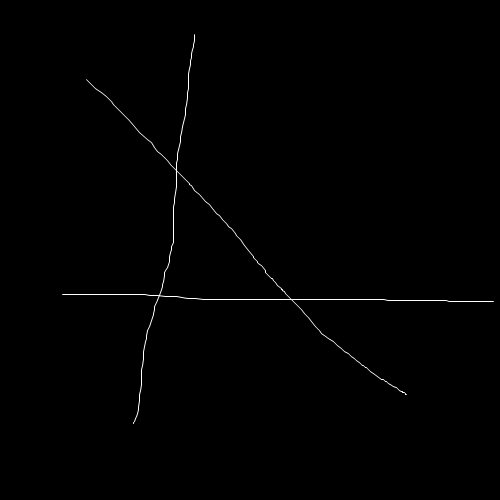
#> input picture imgs/vstup.png, 500 x 500 px, given in place of 192.168.0.150:8081, which was not available
$ python ocv.py
#> lines starting #> are read from the running program, lines starting #| are printed output that depends on the picture; after the words box and inside, x2 and y2 are one past the last pixel; in counts of white or black regions, pixels touching at a corner belong together; pictures that were not available may be replaced by others from this repository, and a replacement may not be noted
import cv2
import numpy as np

def nothing(x):
    pass

def getContour(img,img_cont):
    contours,_ = cv2.findContours(img,cv2.RETR_EXTERNAL,cv2.CHAIN_APPROX_NONE)


    for cnt in contours:
        area = cv2.contourArea(cnt)
        area_trackbar = cv2.getTrackbarPos("Area","Parameters")
        if area > area_trackbar:
            cv2.drawContours(img_cont,cnt,-1,(255,0,255),7)
            arc = cv2.arcLength(cnt,True)
            approx = cv2.approxPolyDP(cnt,0.02*arc,True)
            x = approx.ravel()[0]
            y = approx.ravel()[1] - 5
            print(len(approx))
            if len(approx) == 4:
                x1,y1,w,h = cv2.boundingRect(approx)
                aspect_ratio = float(w) / float(h)
                #print(aspect_ratio)
                if aspect_ratio >= 0.70 and aspect_ratio <= 1.30:
                    cv2.putText(img_cont, "Square", (x, y),
                    cv2.FONT_HERSHEY_COMPLEX,.7,(0,255,0),2)
                else:
                    cv2.putText(img_cont, "Rectangle", (x, y),
                    cv2.FONT_HERSHEY_COMPLEX,.7,(0,255,0),2)
            elif len(approx) == 3:
                cv2.putText(img_cont, "Triangle", (x, y),
                cv2.FONT_HERSHEY_COMPLEX,.7,(0,255,0),2)
            elif len(approx) == 5:
                cv2.putText(img_cont, "Pentagon", (x, y),
                cv2.FONT_HERSHEY_COMPLEX,.7,(0,255,0),2)
            elif len(approx) == 10:
                cv2.putText(img_cont, "Star", (x, y),
                cv2.FONT_HERSHEY_COMPLEX,.7,(0,255,0),2)
            else:
                cv2.putText(img_cont, "Circle", (x, y),
                cv2.FONT_HERSHEY_COMPLEX,.7,(0,255,0),2)


def get_greyscale_mask(image):
    img_gs_blur = cv2.GaussianBlur(resize,(7,7),1)
    img_gray = cv2.cvtColor(img_gs_blur,cv2.COLOR_BGR2GRAY)


    threshhold1 = cv2.getTrackbarPos("Threshhold1","Parameters")
    threshhold2 = cv2.getTrackbarPos("Threshhold2","Parameters")
    img_canny = cv2.Canny(img_gray,threshhold1,threshhold2)

    # zvyraznenie hran v canny filt
    kernel = np.ones((5,5))
    img_dilatation = cv2.dilate(img_canny,kernel,iterations=1)

    return img_dilatation

# [50 lines left out: function get_hsv_mask, not called in this run]

# Enable camera
url_mates = 'http://192.168.0.150:8081'
url_marek = 'http://192.168.1.10:8080/video'
cap = cv2.VideoCapture(url_mates)

cv2.namedWindow("Parameters")
cv2.resizeWindow("Parameters",640,240)
cv2.createTrackbar("Threshhold1","Parameters",22,255,nothing)
cv2.createTrackbar("Threshhold2","Parameters",210,225,nothing)
cv2.createTrackbar("Area","Parameters",0,30000,nothing)

cv2.namedWindow("TB")
cv2.createTrackbar("L-H", "TB", 0 , 180, nothing)
cv2.createTrackbar("L-S", "TB", 68 , 255, nothing)
cv2.createTrackbar("L-V", "TB", 154 , 255, nothing)
cv2.createTrackbar("U-H", "TB", 180 , 180, nothing)
cv2.createTrackbar("U-S", "TB", 255 , 255, nothing)
cv2.createTrackbar("U-V", "TB", 255 , 255, nothing)

switch = 0
blue_hsv = 0
red_hsv = 0
yellow_hsv = 0
green_hsv = 0
test_hsv = 0

while True:
    ret, frame = cap.read()
#> frame is the input picture: shape (500, 500, 3); min 0, max 255, mean 1.2
    temp = cv2.resize(frame,(640,480))
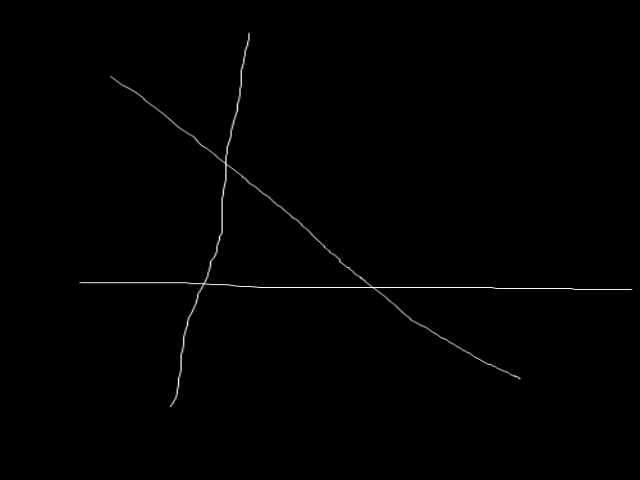
#> temp: shape (480, 640, 3); min 0, max 253, mean 1.2

    resize = temp[150:150+330, 0:0+640]
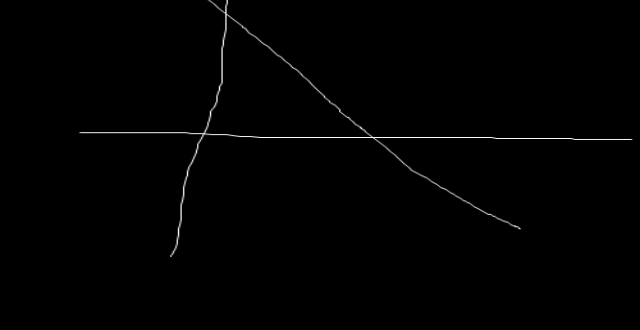
#> resize: shape (330, 640, 3); min 0, max 253, mean 1.4

    if frame is None:
        print("cam je odpojena")
        break
    img_cont = resize.copy()


    if switch == 0:
        img_dil = get_greyscale_mask(resize)
#> in get_greyscale_mask, `img_canny = cv2.Canny(img_gray,threshhold1,threshhold2)`:
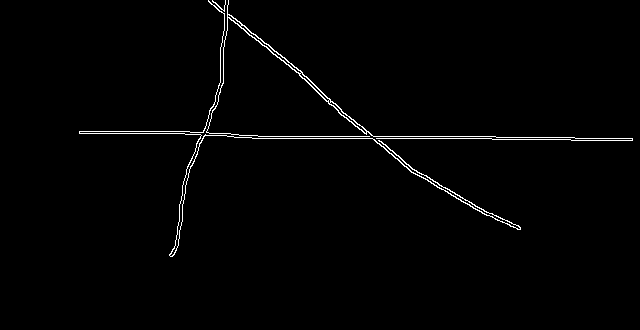
#> img_canny: shape (330, 640); 1.3% white in thin lines or dots, all inside (x1, y1, x2, y2) = (79, 0, 633, 257)
#> in get_greyscale_mask, `img_dilatation = cv2.dilate(img_canny,kernel,iterations=1)`:
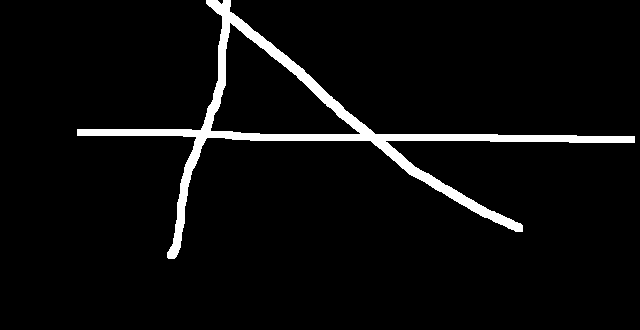
#> img_dilatation: shape (330, 640); 4.6% white; 1 white region
    if switch == 1:
        img_dil = get_hsv_mask(resize)


    # kontury
    getContour(img_dil,img_cont)
#> in getContour, `contours,_ = cv2.findContours(img,cv2.RETR_EXTERNAL,cv2.CHAIN_APPROX_N..`: contours = 1 contour; box (x1, y1, x2, y2) and area: (77, 0, 635, 259) 16944
#> in getContour, `area = cv2.contourArea(cnt)`: area = 16943.5
#> in getContour, `arc = cv2.arcLength(cnt,True)`: arc = 1957.2
#> in getContour, `approx = cv2.approxPolyDP(cnt,0.02*arc,True)`: approx = contour of 11 points, box (x1, y1, x2, y2) (77, 0, 635, 259), area 15190
#> in getContour, `x = approx.ravel()[0]`: x = 77
#> in getContour, `y = approx.ravel()[1] - 5`: y = 124
#| 11
#> in getContour, `cv2.putText(img_cont, "Circle", (x, y), cv2.FONT_HERSHEY_COMPLEX,.7,(0..`:
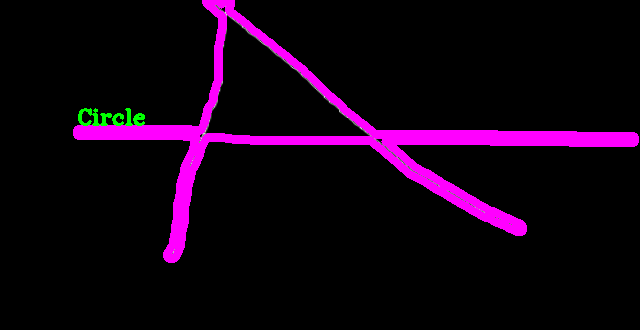
#> img_cont: shape (330, 640, 3); mean B, G, R 18.5, 1, 18.5
    cv2.imshow("Mask",img_dil)
    cv2.imshow("Original",img_cont)


    key = cv2.waitKey(1)
#> (key Esc is pressed here)
    if key == 27: # esc
        break
    if key == 32: # space
        if switch == 1:
            switch = 0
        else:
            switch = 1
    if key == 98: # b
        blue_hsv = 1
        yellow_hsv = 0
        green_hsv = 0
        red_hsv = 0
        test_hsv = 0
    if key == 114: # r
        blue_hsv = 0
        yellow_hsv = 0
        green_hsv = 0
        red_hsv = 1
        test_hsv = 0
    if key == 103: # g
        blue_hsv = 0
        yellow_hsv = 0
        green_hsv = 1
        red_hsv = 0
        test_hsv = 0
    if key == 121: # y
        blue_hsv = 0
        yellow_hsv = 1
        green_hsv = 0
        red_hsv = 0
        test_hsv = 0
    if key == 116:
        blue_hsv = 0
        yellow_hsv = 0
        green_hsv = 0
        red_hsv = 0
        test_hsv = 1


cap.release()
cv2.destroyAllWindows()
